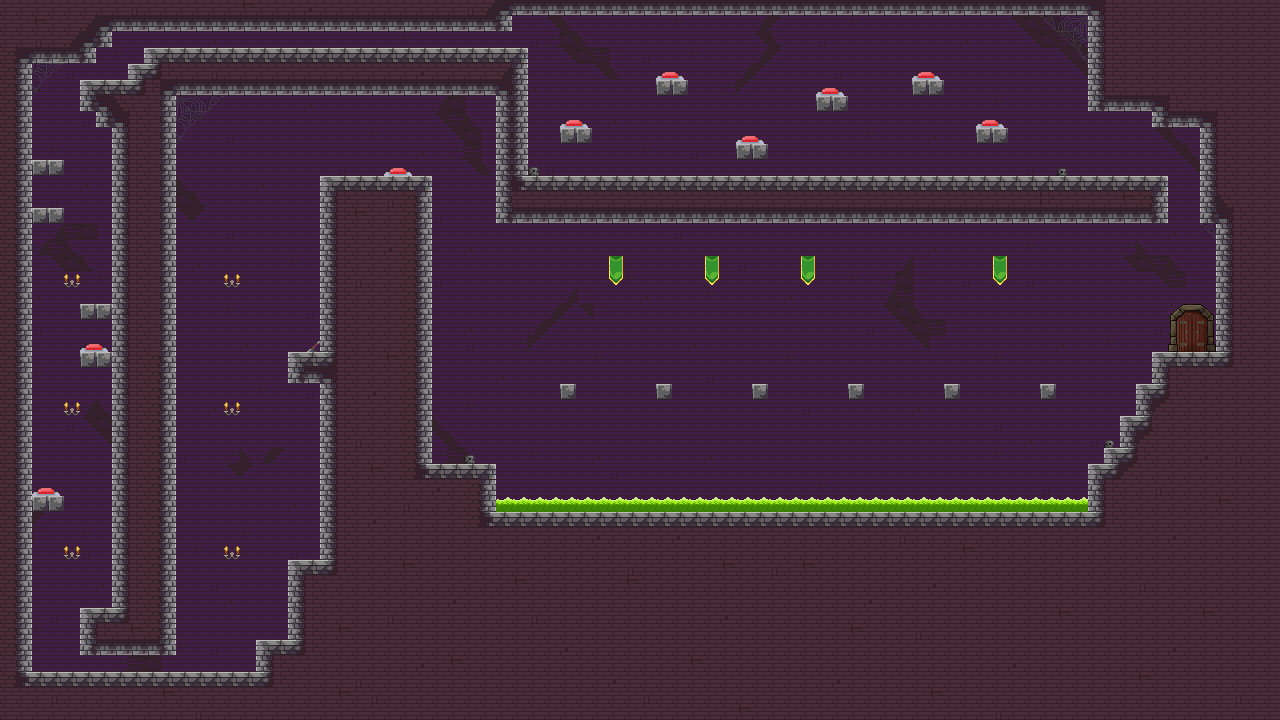

Rendered tile map (Tiled .tmx) drawn with the repository's tilesets; below, a short description and the map source with its tile grids summarised:
An orthogonal 80x45 tile map with 16x16 px tiles, 14 tile layers (Background, Background - Decor, Dont Touch, Platforms, ...), 9 tilesets.

<map version="1.9" tiledversion="1.9.0" orientation="orthogonal" renderorder="right-down" width="80" height="45" tilewidth="16" tileheight="16" infinite="0" nextlayerid="16" nextobjectid="1">
 <editorsettings>
  <export target="Level_2_map.json" format="json" />
 </editorsettings>
 <tileset firstgid="1" source="Dungeon_Tiles_TS_1.tsx" />
 <tileset firstgid="43" source="Acid_TS.tsx" />
 <tileset firstgid="44" source="button_TS.tsx" />
 <tileset firstgid="45" source="door_TS.tsx" />
 <tileset firstgid="46" source="Dungeon_Tiles_BG.tsx" />
 <tileset firstgid="127" source="cobwebs.tsx" />
 <tileset firstgid="129" source="skulls.tsx" />
 <tileset firstgid="133" source="candles.tsx" />
 <tileset firstgid="135" source="banner.tsx" />
 <layer id="14" name="Background" width="80" height="45">
  <data>[3600 cells, 2234 non-empty, 17 distinct tile ids]</data>
 </layer>
 <layer id="15" name="Background - Decor" width="80" height="45">
  <data>[3600 cells, 18 non-empty, 7 distinct tile ids]</data>
 </layer>
 <layer id="3" name="Dont Touch" width="80" height="45">
  <data>[3600 cells, 37 non-empty, 1 distinct tile ids]</data>
 </layer>
 <layer id="1" name="Platforms" width="80" height="45">
  <data>[3600 cells, 1855 non-empty, 28 distinct tile ids]</data>
 </layer>
 <layer id="6" name="Door" width="80" height="45">
  <data>[3600 cells, 1 non-empty, 1 distinct tile ids]</data>
 </layer>
 <layer id="4" name="Lever 1" width="80" height="45">
  <data>[3600 cells, 1 non-empty, 1 distinct tile ids]</data>
 </layer>
 <layer id="5" name="Button 1" width="80" height="45">
  <data>[3600 cells, 1 non-empty, 1 distinct tile ids]</data>
 </layer>
 <layer id="7" name="Button 2" width="80" height="45">
  <data>[3600 cells, 2 non-empty, 1 distinct tile ids]</data>
 </layer>
 <layer id="8" name="Button 3" width="80" height="45">
  <data>[3600 cells, 1 non-empty, 1 distinct tile ids]</data>
 </layer>
 <layer id="9" name="Button 4" width="80" height="45">
  <data>[3600 cells, 1 non-empty, 1 distinct tile ids]</data>
 </layer>
 <layer id="10" name="Button 5" width="80" height="45">
  <data>[3600 cells, 1 non-empty, 1 distinct tile ids]</data>
 </layer>
 <layer id="11" name="Button 6" width="80" height="45">
  <data>[3600 cells, 1 non-empty, 1 distinct tile ids]</data>
 </layer>
 <layer id="12" name="Button 7" width="80" height="45">
  <data>[3600 cells, 1 non-empty, 1 distinct tile ids]</data>
 </layer>
 <layer id="13" name="Button 8" width="80" height="45">
  <data>[3600 cells, 1 non-empty, 1 distinct tile ids]</data>
 </layer>
</map>